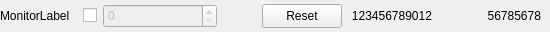
<?xml version="1.0" encoding="UTF-8"?>
<ui version="4.0">
 <class>PresetWidget</class>
 <widget class="QWidget" name="PresetWidget">
  <property name="geometry">
   <rect>
    <x>0</x>
    <y>0</y>
    <width>550</width>
    <height>32</height>
   </rect>
  </property>
  <property name="minimumSize">
   <size>
    <width>438</width>
    <height>32</height>
   </size>
  </property>
  <property name="windowTitle">
   <string>Form</string>
  </property>
  <layout class="QGridLayout" name="gridLayout">
   <property name="leftMargin">
    <number>0</number>
   </property>
   <property name="topMargin">
    <number>0</number>
   </property>
   <property name="rightMargin">
    <number>9</number>
   </property>
   <property name="bottomMargin">
    <number>0</number>
   </property>
   <item row="0" column="0">
    <widget class="QLabel" name="label">
     <property name="minimumSize">
      <size>
       <width>77</width>
       <height>24</height>
      </size>
     </property>
     <property name="text">
      <string>MonitorLabel</string>
     </property>
     <property name="wordWrap">
      <bool>false</bool>
     </property>
    </widget>
   </item>
   <item row="0" column="1">
    <widget class="QCheckBox" name="presetButton">
     <property name="toolTip">
      <string>activate preset for</string>
     </property>
     <property name="text">
      <string/>
     </property>
     <property name="checkable">
      <bool>true</bool>
     </property>
    </widget>
   </item>
   <item row="0" column="2">
    <widget class="QSpinBox" name="preset">
     <property name="enabled">
      <bool>false</bool>
     </property>
     <property name="minimumSize">
      <size>
       <width>114</width>
       <height>24</height>
      </size>
     </property>
     <property name="toolTip">
      <string>preset value for </string>
     </property>
     <property name="accelerated">
      <bool>true</bool>
     </property>
     <property name="maximum">
      <number>2000000000</number>
     </property>
     <property name="singleStep">
      <number>1000</number>
     </property>
    </widget>
   </item>
   <item row="0" column="3">
    <spacer name="horizontalSpacer">
     <property name="orientation">
      <enum>Qt::Horizontal</enum>
     </property>
     <property name="sizeHint" stdset="0">
      <size>
       <width>40</width>
       <height>20</height>
      </size>
     </property>
    </spacer>
   </item>
   <item row="0" column="4">
    <widget class="QPushButton" name="resetButton">
     <property name="minimumSize">
      <size>
       <width>60</width>
       <height>24</height>
      </size>
     </property>
     <property name="toolTip">
      <string>reset </string>
     </property>
     <property name="text">
      <string>Reset</string>
     </property>
     <property name="checkable">
      <bool>false</bool>
     </property>
    </widget>
   </item>
   <item row="0" column="5">
    <widget class="QLabel" name="currentValue">
     <property name="minimumSize">
      <size>
       <width>84</width>
       <height>24</height>
      </size>
     </property>
     <property name="text">
      <string>123456789012</string>
     </property>
     <property name="alignment">
      <set>Qt::AlignRight|Qt::AlignTrailing|Qt::AlignVCenter</set>
     </property>
    </widget>
   </item>
   <item row="0" column="7">
    <widget class="QLabel" name="rate">
     <property name="sizePolicy">
      <sizepolicy hsizetype="MinimumExpanding" vsizetype="Preferred">
       <horstretch>0</horstretch>
       <verstretch>0</verstretch>
      </sizepolicy>
     </property>
     <property name="minimumSize">
      <size>
       <width>64</width>
       <height>24</height>
      </size>
     </property>
     <property name="text">
      <string>56785678</string>
     </property>
     <property name="alignment">
      <set>Qt::AlignRight|Qt::AlignTrailing|Qt::AlignVCenter</set>
     </property>
    </widget>
   </item>
   <item row="0" column="6">
    <spacer name="horizontalSpacer_2">
     <property name="orientation">
      <enum>Qt::Horizontal</enum>
     </property>
     <property name="sizeHint" stdset="0">
      <size>
       <width>40</width>
       <height>20</height>
      </size>
     </property>
    </spacer>
   </item>
  </layout>
 </widget>
 <resources/>
 <connections>
  <connection>
   <sender>presetButton</sender>
   <signal>toggled(bool)</signal>
   <receiver>PresetWidget</receiver>
   <slot>presetCheckClicked(bool)</slot>
   <hints>
    <hint type="sourcelabel">
     <x>20</x>
     <y>20</y>
    </hint>
    <hint type="destinationlabel">
     <x>20</x>
     <y>20</y>
    </hint>
   </hints>
  </connection>
  <connection>
   <sender>resetButton</sender>
   <signal>clicked()</signal>
   <receiver>PresetWidget</receiver>
   <slot>resetButtonClicked()</slot>
   <hints>
    <hint type="sourcelabel">
     <x>20</x>
     <y>20</y>
    </hint>
    <hint type="destinationlabel">
     <x>20</x>
     <y>20</y>
    </hint>
   </hints>
  </connection>
 </connections>
 <slots>
  <signal>resetButtonClicked()</signal>
  <signal>presetCheckClicked(bool)</signal>
 </slots>
</ui>
